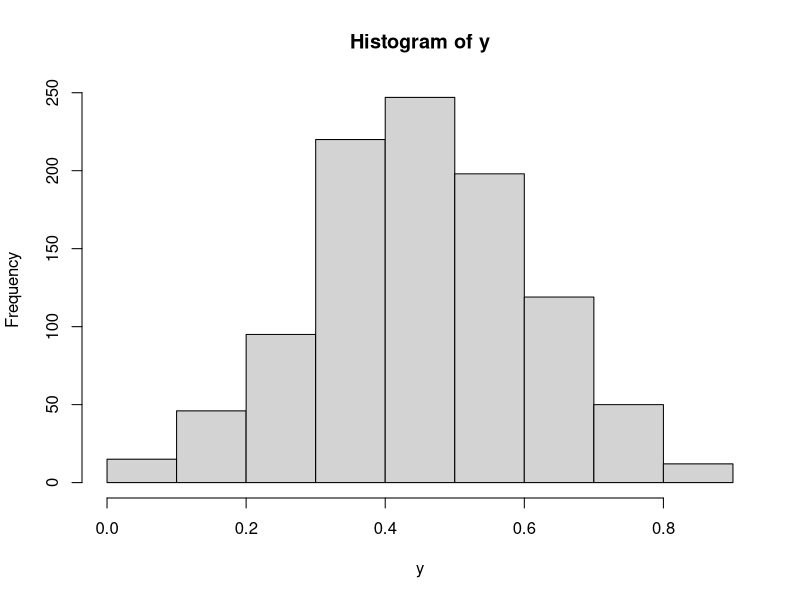
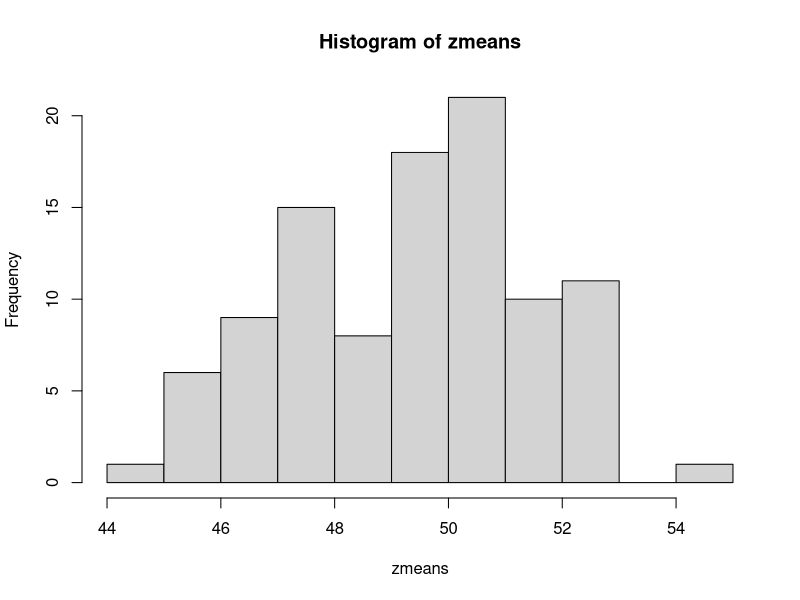

Write R code to recreate these figures, in order.
##########################################################
# Examples of random sampling from data
# Copy and paste into the R console window to see how the
# commands work. 

# ( Note: "#" starts a comment. anything to the right of a "#" is
# not executed in R).


###################### Sample from a population marked with 1's and 0's

x=c(rep(0,5000),rep(1,5000))   #create a population with 5000 0's and 5000 1's.
sample(x,10)                   #takes a random sample of size 10 from the population.
mean(sample(x,10))             #gives the mean of a random sample of size 10
y=c(mean(sample(x,10)))        #stores the mean of a random sample of size 10
y=c(y,mean(sample(x,10)))      #adds the mean of a random sample of size 10 to the previous stored data


#the following short program will add the mean of 1000 random samples of size ten to the previous store data

for(i in 1:1000){              #this line tells the program to run 1000 times
y=c(y,mean(sample(x,10)))      #adds the mean of a random sample of size 10 to the previous stored data
}

hist(y)                        #makes a histogram of the stored means of the random samples. 



######################## sample from a simulated Normal population

z=rnorm(200,50,10)             #create population of 200 values from the Normal distribution
                               #with mean=50 and standard deviation=10
mean(z)                        #display the mean of the "population"

zsamp=sample(z,16)             #takes a sample of 16 of the values
zsamp                          #display the sample
mean(zsamp)                    #mean of the sample

zmeans=NULL                    #intialize vector to store results from repeated sampling
for(i in 1:100){               #run the sampling 100 times and save the results
zmeans=c(zmeans,mean(sample(z,16)))
}
mean(zmeans)
sd(zmeans)
x11()
hist(zmeans)

# Notice that the sd for the sample means is about 2.5 = 10/4
# This illustrates the square root rule, that increasing the sample size
# by a factor of n decreases the sd of the sample mean by a factor of sqrt(n)



####################### sample from a list based on id numbers

# create some fake data
testdata = 
data.frame(id=seq(12), 
           vals=c(83,22,87,55,60,97,81,79,100,83,94,43))
testdata

attach(testdata)

# sample 3 observations based on the id numbers

idsamp=sample(id,3)
idsamp

#corresponding values

vals[idsamp]

# display sampled data

testdata[idsamp,]



########################### enter the data into a vector

data = c(250,300,410,330,175)

data

# can use built in functions
mean(data)
sd(data)
median(data)
IQR(data)



# sample without replacement from the data vector 
# and compute the sample mean


rdat = sample(data,2)
rdat
mean(rdat)




################################### sampling id numbers versus sampling from data

idnum = c(1,2,3,4,5)

value = c(300,250,450,200,150)

sample(idnum,3)

ids = sample(idnum,3)
ids


value[1]
value[ids]   # the values for the sample of id numbers



# 0-1 data (binomial sampling model)

bindat = c(0,0,0,1,1)   # like a box with two "winning" tickets

sample(bindat,10,replace=TRUE)     # sampling with replacement

sum(sample(bindat,10,replace=TRUE))    # sum of the random sample

mean(sample(bindat,10,replace=TRUE))   # sample proportion (why?)



# sum is a Binomial random variable   B(10, 0.4)   
# theoretical mean (mu) is 10*0.4=4
# theoretical sd = sqrt(10*0.4*0.6)
